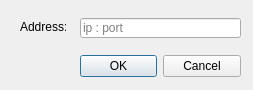
<?xml version="1.0" encoding="UTF-8"?>
<ui version="4.0">
 <class>connectTo</class>
 <widget class="QDialog" name="connectTo">
  <property name="geometry">
   <rect>
    <x>0</x>
    <y>0</y>
    <width>253</width>
    <height>90</height>
   </rect>
  </property>
  <property name="minimumSize">
   <size>
    <width>253</width>
    <height>90</height>
   </size>
  </property>
  <property name="maximumSize">
   <size>
    <width>253</width>
    <height>90</height>
   </size>
  </property>
  <property name="windowTitle">
   <string>Connect to...</string>
  </property>
  <property name="sizeGripEnabled">
   <bool>false</bool>
  </property>
  <property name="modal">
   <bool>false</bool>
  </property>
  <widget class="QDialogButtonBox" name="buttonBox">
   <property name="geometry">
    <rect>
     <x>80</x>
     <y>50</y>
     <width>161</width>
     <height>32</height>
    </rect>
   </property>
   <property name="orientation">
    <enum>Qt::Horizontal</enum>
   </property>
   <property name="standardButtons">
    <set>QDialogButtonBox::Cancel|QDialogButtonBox::Ok</set>
   </property>
   <property name="centerButtons">
    <bool>false</bool>
   </property>
  </widget>
  <widget class="QLineEdit" name="input_address">
   <property name="geometry">
    <rect>
     <x>80</x>
     <y>18</y>
     <width>161</width>
     <height>20</height>
    </rect>
   </property>
   <property name="focusPolicy">
    <enum>Qt::WheelFocus</enum>
   </property>
   <property name="placeholderText">
    <string>ip : port</string>
   </property>
  </widget>
  <widget class="QLabel" name="lbl_address">
   <property name="geometry">
    <rect>
     <x>20</x>
     <y>20</y>
     <width>46</width>
     <height>13</height>
    </rect>
   </property>
   <property name="text">
    <string>Address:</string>
   </property>
  </widget>
 </widget>
 <resources/>
 <connections>
  <connection>
   <sender>buttonBox</sender>
   <signal>accepted()</signal>
   <receiver>connectTo</receiver>
   <slot>accept()</slot>
   <hints>
    <hint type="sourcelabel">
     <x>248</x>
     <y>254</y>
    </hint>
    <hint type="destinationlabel">
     <x>157</x>
     <y>274</y>
    </hint>
   </hints>
  </connection>
  <connection>
   <sender>buttonBox</sender>
   <signal>rejected()</signal>
   <receiver>connectTo</receiver>
   <slot>reject()</slot>
   <hints>
    <hint type="sourcelabel">
     <x>316</x>
     <y>260</y>
    </hint>
    <hint type="destinationlabel">
     <x>286</x>
     <y>274</y>
    </hint>
   </hints>
  </connection>
 </connections>
</ui>
